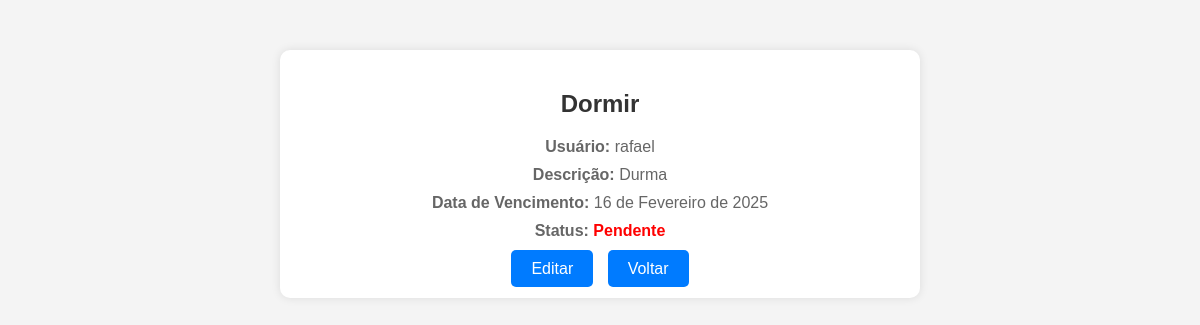
Page /user/tasks/3/ (signed in) on the committed database.
### student_portal/models.py (models this page shows, shortened)
class Task(models.Model):
    user = models.ForeignKey("User", on_delete=models.CASCADE, related_name="tasks")
    title = models.CharField(max_length=200)
    description = models.TextField(blank=True)
    due_date = models.DateField()
    completed = models.BooleanField(default=False)
    completed_at = models.DateField(null=True, blank=True)

class User(AbstractUser):
    name = models.CharField(max_length=128)
    email = models.CharField(max_length=128)
    password = models.CharField(max_length=128)
    def __str__(self):
        return self.username

### student_portal/views.py (the view)
# urls.py: path('user/tasks/<int:pk>/', task_detail, name='task_detail'),
@login_required
def task_detail(request, pk):
    task = get_object_or_404(Task, pk=pk, user=request.user)
    return render(request, 'tasks/task_detail.html', {'task': task})

### student_portal/templates/tasks/task_detail.html (shortened to what this page needs)
<!DOCTYPE html>
<html lang="pt-br">
<head>
</head>
<body>
    <div class="container">
        <h2>{{ task.title }}</h2>
        <p><strong>Usuário:</strong> {{ task.user }}</p>
        <p><strong>Descrição:</strong> {{ task.description|default:"Sem descrição" }}</p>
        <p><strong>Data de Vencimento:</strong> {{ task.due_date|default:"Não definida" }}</p>
        <p><strong>Status:</strong> <span class="status">{% if task.completed %}Concluída{% else %}Pendente{% endif %}</span></p>
        <div class="buttons">
            <a href="{% url 'task_edit' task.pk %}">Editar</a>
            <a href="{% url 'task_list' %}">Voltar</a>
        </div>
    </div>
</body>
</html>

### rows in the picture
Task: title "Dormir", user "rafael", description "Durma", due_date "16 de Fevereiro de 2025"
